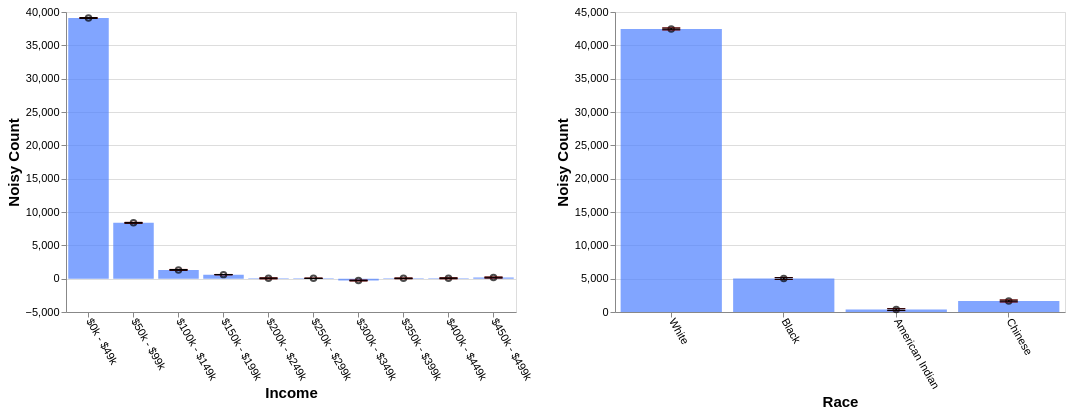

Specify this chart in Vega-Lite:
### Vega-Lite specification from a JSON file in a GitHub repository (floating-point values rounded to 4 significant figures)
{"config": {"view": {"continuousWidth": 400, "continuousHeight": 300}, "axis": {"labelFontSize": 11, "titleFontSize": 15}, "axisBottom": {"labelAngle": 60}}, "hconcat": [{"layer": [{"mark": "bar", "encoding": {"color": {"value": "transparent"}, "tooltip": [{"aggregate": "sum", "field": "noisy_count", "title": "noisy count", "type": "quantitative"}, {"aggregate": "sum", "field": "noisy_count_prev", "title": "prev count", "type": "quantitative"}, {"aggregate": "sum", "field": "error", "title": "current error", "type": "quantitative"}, {"aggregate": "sum", "field": "error_prev", "title": "prev error", "type": "quantitative"}], "x": {"field": "income", "sort": null, "title": "Income", "type": "ordinal"}}, "height": 300, "selection": {"selector671": {"type": "interval", "encodings": ["x"]}}, "transform": [{"filter": {"selection": "selector672"}}], "width": 450}, {"mark": {"type": "bar", "color": "gray", "opacity": 0}, "encoding": {"x": {"field": "income", "sort": null, "title": "Income", "type": "ordinal"}, "y": {"aggregate": "sum", "field": "noisy_count_prev", "type": "quantitative"}}, "transform": [{"filter": {"selection": "selector672"}}]}, {"mark": {"type": "bar", "color": "#4C7FFF", "opacity": 0.7}, "encoding": {"x": {"field": "income", "sort": null, "title": "Income", "type": "ordinal"}, "y": {"aggregate": "sum", "field": "noisy_count", "type": "quantitative"}}, "transform": [{"filter": {"selection": "selector672"}}]}, {"mark": {"type": "point", "color": "black", "opacity": 0.7}, "encoding": {"x": {"field": "income", "sort": null, "title": "Income", "type": "ordinal"}, "y": {"aggregate": "sum", "field": "noisy_count", "title": "Noisy Count", "type": "quantitative"}}, "transform": [{"filter": {"selection": "selector672"}}]}, {"mark": {"type": "rule", "color": "#B6B6B6", "size": 2, "strokeDash": [3, 3]}, "encoding": {"x": {"field": "income", "sort": null, "title": "Income", "type": "ordinal"}, "y": {"aggregate": "sum", "field": "plus_error_prev_income", "title": "", "type": "quantitative"}, "y2": {"aggregate": "sum", "field": "minus_error_prev_income", "title": ""}}, "transform": [{"filter": {"selection": "selector672"}}]}, {"mark": {"type": "tick", "color": "#B90000", "size": 0, "strokeDash": [1, 1]}, "encoding": {"x": {"field": "income", "sort": null, "title": "Income", "type": "ordinal"}, "y": {"aggregate": "sum", "field": "plus_error_prev_income", "type": "quantitative"}}, "transform": [{"filter": {"selection": "selector672"}}]}, {"mark": {"type": "tick", "color": "#B90000", "size": 0, "strokeDash": [3, 1]}, "encoding": {"x": {"field": "income", "sort": null, "title": "Income", "type": "ordinal"}, "y": {"aggregate": "sum", "field": "minus_error_prev_income", "type": "quantitative"}}, "transform": [{"filter": {"selection": "selector672"}}]}, {"mark": {"type": "rule", "color": "black", "size": 2}, "encoding": {"x": {"field": "income", "sort": null, "title": "Income", "type": "ordinal"}, "y": {"aggregate": "sum", "field": "plus_error", "title": "", "type": "quantitative"}, "y2": {"aggregate": "sum", "field": "minus_error", "title": ""}}, "transform": [{"filter": {"selection": "selector672"}}]}, {"mark": {"type": "tick", "color": "black", "width": 0}, "encoding": {"x": {"field": "income", "sort": null, "title": "Income", "type": "ordinal"}, "y": {"aggregate": "sum", "field": "plus_error", "type": "quantitative"}}, "transform": [{"filter": {"selection": "selector672"}}]}, {"mark": {"type": "tick", "color": "black", "width": 0}, "encoding": {"x": {"field": "income", "sort": null, "title": "Income", "type": "ordinal"}, "y": {"aggregate": "sum", "field": "minus_error", "type": "quantitative"}}, "transform": [{"filter": {"selection": "selector672"}}]}]}, {"layer": [{"mark": "bar", "encoding": {"color": {"value": "transparent"}, "tooltip": [{"aggregate": "sum", "field": "noisy_count", "title": "noisy count", "type": "quantitative"}, {"aggregate": "sum", "field": "noisy_count_prev", "title": "prev count", "type": "quantitative"}, {"aggregate": "sum", "field": "error", "title": "current error", "type": "quantitative"}, {"aggregate": "sum", "field": "error_prev", "title": "prev error", "type": "quantitative"}], "x": {"field": "race", "sort": null, "title": "Race", "type": "ordinal"}}, "height": 300, "selection": {"selector672": {"type": "interval", "encodings": ["x"]}}, "transform": [{"filter": {"selection": "selector671"}}], "width": 450}, {"mark": {"type": "bar", "color": "gray", "opacity": 0}, "encoding": {"x": {"field": "race", "sort": null, "title": "Race", "type": "ordinal"}, "y": {"aggregate": "sum", "field": "noisy_count_prev", "type": "quantitative"}}, "transform": [{"filter": {"selection": "selector671"}}]}, {"mark": {"type": "bar", "color": "#4C7FFF", "opacity": 0.7}, "encoding": {"x": {"field": "race", "sort": null, "title": "Race", "type": "ordinal"}, "y": {"aggregate": "sum", "field": "noisy_count", "type": "quantitative"}}, "transform": [{"filter": {"selection": "selector671"}}]}, {"mark": {"type": "point", "color": "black", "opacity": 0.7}, "encoding": {"x": {"field": "race", "sort": null, "title": "Race", "type": "ordinal"}, "y": {"aggregate": "sum", "field": "noisy_count", "title": "Noisy Count", "type": "quantitative"}}, "transform": [{"filter": {"selection": "selector671"}}]}, {"mark": {"type": "rule", "color": "#B6B6B6", "size": 2, "strokeDash": [3, 3]}, "encoding": {"x": {"field": "race", "sort": null, "title": "Race", "type": "ordinal"}, "y": {"aggregate": "sum", "field": "plus_error_prev_race", "title": "", "type": "quantitative"}, "y2": {"aggregate": "sum", "field": "minus_error_prev_race", "title": ""}}, "transform": [{"filter": {"selection": "selector671"}}]}, {"mark": {"type": "tick", "color": "#B90000", "size": 0, "strokeDash": [1, 1]}, "encoding": {"x": {"field": "race", "sort": null, "title": "Race", "type": "ordinal"}, "y": {"aggregate": "sum", "field": "plus_error_prev_race", "type": "quantitative"}}, "transform": [{"filter": {"selection": "selector671"}}]}, {"mark": {"type": "tick", "color": "#B90000", "size": 0, "strokeDash": [3, 1]}, "encoding": {"x": {"field": "race", "sort": null, "title": "Race", "type": "ordinal"}, "y": {"aggregate": "sum", "field": "minus_error_prev_race", "type": "quantitative"}}, "transform": [{"filter": {"selection": "selector671"}}]}, {"mark": {"type": "rule", "color": "black", "size": 2}, "encoding": {"x": {"field": "race", "sort": null, "title": "Race", "type": "ordinal"}, "y": {"aggregate": "sum", "field": "plus_error", "title": "", "type": "quantitative"}, "y2": {"aggregate": "sum", "field": "minus_error", "title": ""}}, "transform": [{"filter": {"selection": "selector671"}}]}, {"mark": {"type": "tick", "color": "black", "width": 0}, "encoding": {"x": {"field": "race", "sort": null, "title": "Race", "type": "ordinal"}, "y": {"aggregate": "sum", "field": "plus_error", "type": "quantitative"}}, "transform": [{"filter": {"selection": "selector671"}}]}, {"mark": {"type": "tick", "color": "black", "width": 0}, "encoding": {"x": {"field": "race", "sort": null, "title": "Race", "type": "ordinal"}, "y": {"aggregate": "sum", "field": "minus_error", "type": "quantitative"}}, "transform": [{"filter": {"selection": "selector671"}}]}]}], "data": {"name": "data-a1e82a717e3f81f427f5d5d2757c69a8"}, "$schema": "https://vega.github.io/schema/vega-lite/v4.17.0.json", "datasets": {"data-a1e82a717e3f81f427f5d5d2757c69a8": [{"income": "$0k - $49k", "race": "White", "noisy_count": 33200.0, "true_count": 33160.0, "plus_error": 33210.0, "minus_error": 33180.0, "error": 14.9, "noisy_count_prev": 33190.0, "true_count_prev": 33160.0, "plus_error_prev": 33210.0, "minus_error_prev": 33170.0, "error_prev": 17.9, "plus_error_prev_income": 33210.0, "minus_error_prev_income": 33180.0, "plus_error_prev_race": 33210.0, "minus_error_prev_race": 33180.0}, {"income": "$0k - $49k", "race": "Black", "noisy_count": 4248.0, "true_count": 4314.0, "plus_error": 4263.0, "minus_error": 4233.0, "error": 14.9, "noisy_count_prev": 4247.0, "true_count_prev": 4314.0, "plus_error_prev": 4265.0, "minus_error_prev": 4229.0, "error_prev": 17.9, "plus_error_prev_income": 4268.0, "minus_error_prev_income": 4232.0, "plus_error_prev_race": 4266.0, "minus_error_prev_race": 4230.0}, {"income": "$0k - $49k", "race": "American Indian", "noisy_count": 553.8, "true_count": 489.0, "plus_error": 568.7, "minus_error": 538.9, "error": 14.9, "noisy_count_prev": 549.0, "true_count_prev": 489.0, "plus_error_prev": 566.9, "minus_error_prev": 531.1, "error_prev": 17.9, "plus_error_prev_income": 569.7, "minus_error_prev_income": 533.9, "plus_error_prev_race": 565.4, "minus_error_prev_race": 529.6}, {"income": "$0k - $49k", "race": "Chinese", "noisy_count": 1101.0, "true_count": 992.0, "plus_error": 1116.0, "minus_error": 1086.0, "error": 14.9, "noisy_count_prev": 1099.0, "true_count_prev": 992.0, "plus_error_prev": 1117.0, "minus_error_prev": 1081.0, "error_prev": 17.9, "plus_error_prev_income": 1120.0, "minus_error_prev_income": 1084.0, "plus_error_prev_race": 1118.0, "minus_error_prev_race": 1082.0}, {"income": "$50k - $99k", "race": "White", "noisy_count": 7488.0, "true_count": 7572.0, "plus_error": 7503.0, "minus_error": 7473.0, "error": 14.9, "noisy_count_prev": 7489.0, "true_count_prev": 7572.0, "plus_error_prev": 7507.0, "minus_error_prev": 7472.0, "error_prev": 17.9, "plus_error_prev_income": 7505.0, "minus_error_prev_income": 7470.0, "plus_error_prev_race": 7509.0, "minus_error_prev_race": 7473.0}, {"income": "$50k - $99k", "race": "Black", "noisy_count": 548.1, "true_count": 547.0, "plus_error": 563.0, "minus_error": 533.2, "error": 14.9, "noisy_count_prev": 550.0, "true_count_prev": 547.0, "plus_error_prev": 567.9, "minus_error_prev": 532.1, "error_prev": 17.9, "plus_error_prev_income": 566.0, "minus_error_prev_income": 530.2, "plus_error_prev_race": 568.6, "minus_error_prev_race": 532.8}, {"income": "$50k - $99k", "race": "American Indian", "noisy_count": 22.3, "true_count": 64.0, "plus_error": 37.2, "minus_error": 7.4, "error": 14.9, "noisy_count_prev": 33.2, "true_count_prev": 64.0, "plus_error_prev": 51.1, "minus_error_prev": 15.3, "error_prev": 17.9, "plus_error_prev_income": 49.2, "minus_error_prev_income": 13.4, "plus_error_prev_race": 49.57, "minus_error_prev_race": 13.77}, {"income": "$50k - $99k", "race": "Chinese", "noisy_count": 316.0, "true_count": 344.0, "plus_error": 330.9, "minus_error": 301.1, "error": 14.9, "noisy_count_prev": 309.7, "true_count_prev": 344.0, "plus_error_prev": 327.6, "minus_error_prev": 291.8, "error_prev": 17.9, "plus_error_prev_income": 325.7, "minus_error_prev_income": 289.9, "plus_error_prev_race": 328.2, "minus_error_prev_race": 292.4}, {"income": "$100k - $149k", "race": "White", "noisy_count": 1070.0, "true_count": 1036.0, "plus_error": 1084.0, "minus_error": 1055.0, "error": 14.9, "noisy_count_prev": 1062.0, "true_count_prev": 1036.0, "plus_error_prev": 1079.0, "minus_error_prev": 1044.0, "error_prev": 17.9, "plus_error_prev_income": 1081.0, "minus_error_prev_income": 1045.0, "plus_error_prev_race": 1081.0, "minus_error_prev_race": 1045.0}, {"income": "$100k - $149k", "race": "Black", "noisy_count": 10.9, "true_count": 45.0, "plus_error": 25.8, "minus_error": -4.0, "error": 14.9, "noisy_count_prev": 15.9, "true_count_prev": 45.0, "plus_error_prev": 33.8, "minus_error_prev": -2.0, "error_prev": 17.9, "plus_error_prev_income": 35.65, "minus_error_prev_income": -0.15, "plus_error_prev_race": 34.48, "minus_error_prev_race": -1.32}, {"income": "$100k - $149k", "race": "American Indian", "noisy_count": 84.1, "true_count": 4.0, "plus_error": 99.0, "minus_error": 69.2, "error": 14.9, "noisy_count_prev": 83.5, "true_count_prev": 4.0, "plus_error_prev": 101.3, "minus_error_prev": 65.6, "error_prev": 17.9, "plus_error_prev_income": 103.1, "minus_error_prev_income": 67.45, "plus_error_prev_race": 99.77, "minus_error_prev_race": 64.07}, {"income": "$100k - $149k", "race": "Chinese", "noisy_count": 152.1, "true_count": 64.0, "plus_error": 167.0, "minus_error": 137.2, "error": 14.9, "noisy_count_prev": 148.3, "true_count_prev": 64.0, "plus_error_prev": 166.2, "minus_error_prev": 130.4, "error_prev": 17.9, "plus_error_prev_income": 168.0, "minus_error_prev_income": 132.2, "plus_error_prev_race": 166.8, "minus_error_prev_race": 131.0}, {"income": "$150k - $199k", "race": "White", "noisy_count": 575.4, "true_count": 559.0, "plus_error": 581.0, "minus_error": 569.8, "error": 5.6, "noisy_count_prev": 576.7, "true_count_prev": 559.0, "plus_error_prev": 583.6, "minus_error_prev": 569.8, "error_prev": 6.9, "plus_error_prev_income": 583.5, "minus_error_prev_income": 569.6, "plus_error_prev_race": 585.1, "minus_error_prev_race": 571.3}, {"income": "$150k - $199k", "race": "Black", "noisy_count": -0.7, "true_count": 15.0, "plus_error": 4.9, "minus_error": -6.3, "error": 5.6, "noisy_count_prev": -0.3, "true_count_prev": 15.0, "plus_error_prev": 6.6, "minus_error_prev": -7.1, "error_prev": 6.9, "plus_error_prev_income": 6.45, "minus_error_prev_income": -7.25, "plus_error_prev_race": 7.28, "minus_error_prev_race": -6.42}, {"income": "$150k - $199k", "race": "American Indian", "noisy_count": -9.7, "true_count": 1.0, "plus_error": -4.1, "minus_error": -15.3, "error": 5.6, "noisy_count_prev": -10.3, "true_count_prev": 1.0, "plus_error_prev": -3.5, "minus_error_prev": -17.2, "error_prev": 6.9, "plus_error_prev_income": -3.65, "minus_error_prev_income": -17.35, "plus_error_prev_race": -5.03, "minus_error_prev_race": -18.73}, {"income": "$150k - $199k", "race": "Chinese", "noisy_count": 40.5, "true_count": 34.0, "plus_error": 46.1, "minus_error": 34.9, "error": 5.6, "noisy_count_prev": 40.0, "true_count_prev": 34.0, "plus_error_prev": 46.9, "minus_error_prev": 33.1, "error_prev": 6.9, "plus_error_prev_income": 46.75, "minus_error_prev_income": 32.95, "plus_error_prev_race": 47.54, "minus_error_prev_race": 33.74}, {"income": "$200k - $249k", "race": "White", "noisy_count": 184.2, "true_count": 122.0, "plus_error": 199.1, "minus_error": 169.3, "error": 14.9, "noisy_count_prev": 176.3, "true_count_prev": 122.0, "plus_error_prev": 194.2, "minus_error_prev": 158.5, "error_prev": 17.9, "plus_error_prev_income": 195.5, "minus_error_prev_income": 159.8, "plus_error_prev_race": 195.7, "minus_error_prev_race": 160.0}, {"income": "$200k - $249k", "race": "Black", "noisy_count": -38.9, "true_count": 7.0, "plus_error": -24.0, "minus_error": -53.8, "error": 14.9, "noisy_count_prev": -44.3, "true_count_prev": 7.0, "plus_error_prev": -26.4, "minus_error_prev": -62.2, "error_prev": 17.9, "plus_error_prev_income": -25.08, "minus_error_prev_income": -60.88, "plus_error_prev_race": -25.72, "minus_error_prev_race": -61.52}, {"income": "$200k - $249k", "race": "American Indian", "noisy_count": -36.0, "true_count": 3.0, "plus_error": -21.1, "minus_error": -50.9, "error": 14.9, "noisy_count_prev": -33.0, "true_count_prev": 3.0, "plus_error_prev": -15.1, "minus_error_prev": -50.9, "error_prev": 17.9, "plus_error_prev_income": -13.78, "minus_error_prev_income": -49.58, "plus_error_prev_race": -16.63, "minus_error_prev_race": -52.43}, {"income": "$200k - $249k", "race": "Chinese", "noisy_count": -57.6, "true_count": 5.0, "plus_error": -42.6, "minus_error": -72.5, "error": 14.9, "noisy_count_prev": -52.6, "true_count_prev": 5.0, "plus_error_prev": -34.7, "minus_error_prev": -70.5, "error_prev": 17.9, "plus_error_prev_income": -33.38, "minus_error_prev_income": -69.18, "plus_error_prev_race": -34.06, "minus_error_prev_race": -69.86}, {"income": "$250k - $299k", "race": "White", "noisy_count": 66.6, "true_count": 43.0, "plus_error": 72.1, "minus_error": 61.0, "error": 5.6, "noisy_count_prev": 63.5, "true_count_prev": 43.0, "plus_error_prev": 70.3, "minus_error_prev": 56.6, "error_prev": 6.8, "plus_error_prev_income": 69.97, "minus_error_prev_income": 56.27, "plus_error_prev_race": 71.8, "minus_error_prev_race": 58.1}, {"income": "$250k - $299k", "race": "Black", "noisy_count": 27.1, "true_count": 0.0, "plus_error": 32.7, "minus_error": 21.5, "error": 5.6, "noisy_count_prev": 26.1, "true_count_prev": 0.0, "plus_error_prev": 33.0, "minus_error_prev": 19.3, "error_prev": 6.8, "plus_error_prev_income": 32.67, "minus_error_prev_income": 18.98, "plus_error_prev_race": 33.68, "minus_error_prev_race": 19.98}, {"income": "$250k - $299k", "race": "American Indian", "noisy_count": -30.4, "true_count": 0.0, "plus_error": -24.9, "minus_error": -36.0, "error": 5.6, "noisy_count_prev": -26.4, "true_count_prev": 0.0, "plus_error_prev": -19.6, "minus_error_prev": -33.2, "error_prev": 6.8, "plus_error_prev_income": -19.93, "minus_error_prev_income": -33.53, "plus_error_prev_race": -21.13, "minus_error_prev_race": -34.73}, {"income": "$250k - $299k", "race": "Chinese", "noisy_count": -6.3, "true_count": 3.0, "plus_error": -0.7, "minus_error": -11.9, "error": 5.6, "noisy_count_prev": -4.9, "true_count_prev": 3.0, "plus_error_prev": 1.9, "minus_error_prev": -11.7, "error_prev": 6.8, "plus_error_prev_income": 1.575, "minus_error_prev_income": -12.03, "plus_error_prev_race": 2.54, "minus_error_prev_race": -11.06}, {"income": "$300k - $349k", "race": "White", "noisy_count": -20.2, "true_count": 11.0, "plus_error": -8.5, "minus_error": -32.0, "error": 11.8, "noisy_count_prev": -18.6, "true_count_prev": 11.0, "plus_error_prev": -5.0, "minus_error_prev": -32.2, "error_prev": 13.6, "plus_error_prev_income": -8.35, "minus_error_prev_income": -35.55, "plus_error_prev_race": -3.5, "minus_error_prev_race": -30.7}, {"income": "$300k - $349k", "race": "Black", "noisy_count": -58.7, "true_count": 1.0, "plus_error": -47.0, "minus_error": -70.5, "error": 11.8, "noisy_count_prev": -57.2, "true_count_prev": 1.0, "plus_error_prev": -43.6, "minus_error_prev": -70.8, "error_prev": 13.6, "plus_error_prev_income": -46.95, "minus_error_prev_income": -74.15, "plus_error_prev_race": -42.92, "minus_error_prev_race": -70.12}, {"income": "$300k - $349k", "race": "American Indian", "noisy_count": -121.9, "true_count": 0.0, "plus_error": -110.1, "minus_error": -133.7, "error": 11.8, "noisy_count_prev": -112.8, "true_count_prev": 0.0, "plus_error_prev": -99.2, "minus_error_prev": -126.4, "error_prev": 13.6, "plus_error_prev_income": -102.5, "minus_error_prev_income": -129.8, "plus_error_prev_race": -100.7, "minus_error_prev_race": -127.9}, {"income": "$300k - $349k", "race": "Chinese", "noisy_count": -77.6, "true_count": 0.0, "plus_error": -65.8, "minus_error": -89.4, "error": 11.8, "noisy_count_prev": -76.4, "true_count_prev": 0.0, "plus_error_prev": -62.8, "minus_error_prev": -89.9, "error_prev": 13.6, "plus_error_prev_income": -66.15, "minus_error_prev_income": -93.25, "plus_error_prev_race": -62.16, "minus_error_prev_race": -89.26}, {"income": "$350k - $399k", "race": "White", "noisy_count": 46.9, "true_count": 2.0, "plus_error": 58.2, "minus_error": 35.7, "error": 11.2, "noisy_count_prev": 46.3, "true_count_prev": 2.0, "plus_error_prev": 59.1, "minus_error_prev": 33.4, "error_prev": 12.8, "plus_error_prev_income": 60.3, "minus_error_prev_income": 34.6, "plus_error_prev_race": 60.6, "minus_error_prev_race": 34.9}, {"income": "$350k - $399k", "race": "Black", "noisy_count": -2.2, "true_count": 0.0, "plus_error": 9.0, "minus_error": -13.4, "error": 11.2, "noisy_count_prev": -2.2, "true_count_prev": 0.0, "plus_error_prev": 10.7, "minus_error_prev": -15.0, "error_prev": 12.8, "plus_error_prev_income": 11.9, "minus_error_prev_income": -13.8, "plus_error_prev_race": 11.38, "minus_error_prev_race": -14.32}, {"income": "$350k - $399k", "race": "American Indian", "noisy_count": -3.8, "true_count": 0.0, "plus_error": 7.5, "minus_error": -15.0, "error": 11.2, "noisy_count_prev": -9.4, "true_count_prev": 0.0, "plus_error_prev": 3.4, "minus_error_prev": -22.2, "error_prev": 12.8, "plus_error_prev_income": 4.6, "minus_error_prev_income": -21.0, "plus_error_prev_race": 1.87, "minus_error_prev_race": -23.73}, {"income": "$350k - $399k", "race": "Chinese", "noisy_count": 5.9, "true_count": 0.0, "plus_error": 17.1, "minus_error": -5.4, "error": 11.2, "noisy_count_prev": 7.3, "true_count_prev": 0.0, "plus_error_prev": 20.1, "minus_error_prev": -5.6, "error_prev": 12.8, "plus_error_prev_income": 21.3, "minus_error_prev_income": -4.4, "plus_error_prev_race": 20.74, "minus_error_prev_race": -4.96}, {"income": "$400k - $449k", "race": "White", "noisy_count": -43.6, "true_count": 2.0, "plus_error": -28.7, "minus_error": -58.5, "error": 14.9, "noisy_count_prev": -40.3, "true_count_prev": 2.0, "plus_error_prev": -22.4, "minus_error_prev": -58.2, "error_prev": 17.9, "plus_error_prev_income": -22.72, "minus_error_prev_income": -58.52, "plus_error_prev_race": -20.9, "minus_error_prev_race": -56.7}, {"income": "$400k - $449k", "race": "Black", "noisy_count": 171.4, "true_count": 0.0, "plus_error": 186.4, "minus_error": 156.5, "error": 14.9, "noisy_count_prev": 164.1, "true_count_prev": 0.0, "plus_error_prev": 182.0, "minus_error_prev": 146.2, "error_prev": 17.9, "plus_error_prev_income": 181.7, "minus_error_prev_income": 145.9, "plus_error_prev_race": 182.7, "minus_error_prev_race": 146.9}, {"income": "$400k - $449k", "race": "American Indian", "noisy_count": -96.6, "true_count": 0.0, "plus_error": -81.7, "minus_error": -111.5, "error": 14.9, "noisy_count_prev": -91.3, "true_count_prev": 0.0, "plus_error_prev": -73.4, "minus_error_prev": -109.2, "error_prev": 17.9, "plus_error_prev_income": -73.72, "minus_error_prev_income": -109.5, "plus_error_prev_race": -74.93, "minus_error_prev_race": -110.7}, {"income": "$400k - $449k", "race": "Chinese", "noisy_count": 27.4, "true_count": 0.0, "plus_error": 42.3, "minus_error": 12.5, "error": 14.9, "noisy_count_prev": 27.4, "true_count_prev": 0.0, "plus_error_prev": 45.3, "minus_error_prev": 9.5, "error_prev": 17.9, "plus_error_prev_income": 44.98, "minus_error_prev_income": 9.175, "plus_error_prev_race": 45.94, "minus_error_prev_race": 10.14}, {"income": "$450k - $499k", "race": "White", "noisy_count": -100.4, "true_count": 1.0, "plus_error": -85.5, "minus_error": -115.3, "error": 14.9, "noisy_count_prev": -100.0, "true_count_prev": 1.0, "plus_error_prev": -82.1, "minus_error_prev": -117.9, "error_prev": 17.9, "plus_error_prev_income": -80.02, "minus_error_prev_income": -115.8, "plus_error_prev_race": -80.6, "minus_error_prev_race": -116.4}, {"income": "$450k - $499k", "race": "Black", "noisy_count": 120.4, "true_count": 0.0, "plus_error": 135.3, "minus_error": 105.5, "error": 14.9, "noisy_count_prev": 119.6, "true_count_prev": 0.0, "plus_error_prev": 137.5, "minus_error_prev": 101.7, "error_prev": 17.9, "plus_error_prev_income": 139.6, "minus_error_prev_income": 103.8, "plus_error_prev_race": 138.2, "minus_error_prev_race": 102.4}, {"income": "$450k - $499k", "race": "American Indian", "noisy_count": -3.5, "true_count": 0.0, "plus_error": 11.4, "minus_error": -18.4, "error": 14.9, "noisy_count_prev": -8.9, "true_count_prev": 0.0, "plus_error_prev": 9.0, "minus_error_prev": -26.8, "error_prev": 17.9, "plus_error_prev_income": 11.08, "minus_error_prev_income": -24.72, "plus_error_prev_race": 7.47, "minus_error_prev_race": -28.33}, {"income": "$450k - $499k", "race": "Chinese", "noisy_count": 154.6, "true_count": 0.0, "plus_error": 169.5, "minus_error": 139.7, "error": 14.9, "noisy_count_prev": 152.1, "true_count_prev": 0.0, "plus_error_prev": 170.0, "minus_error_prev": 134.2, "error_prev": 17.9, "plus_error_prev_income": 172.1, "minus_error_prev_income": 136.3, "plus_error_prev_race": 170.6, "minus_error_prev_race": 134.8}]}}
